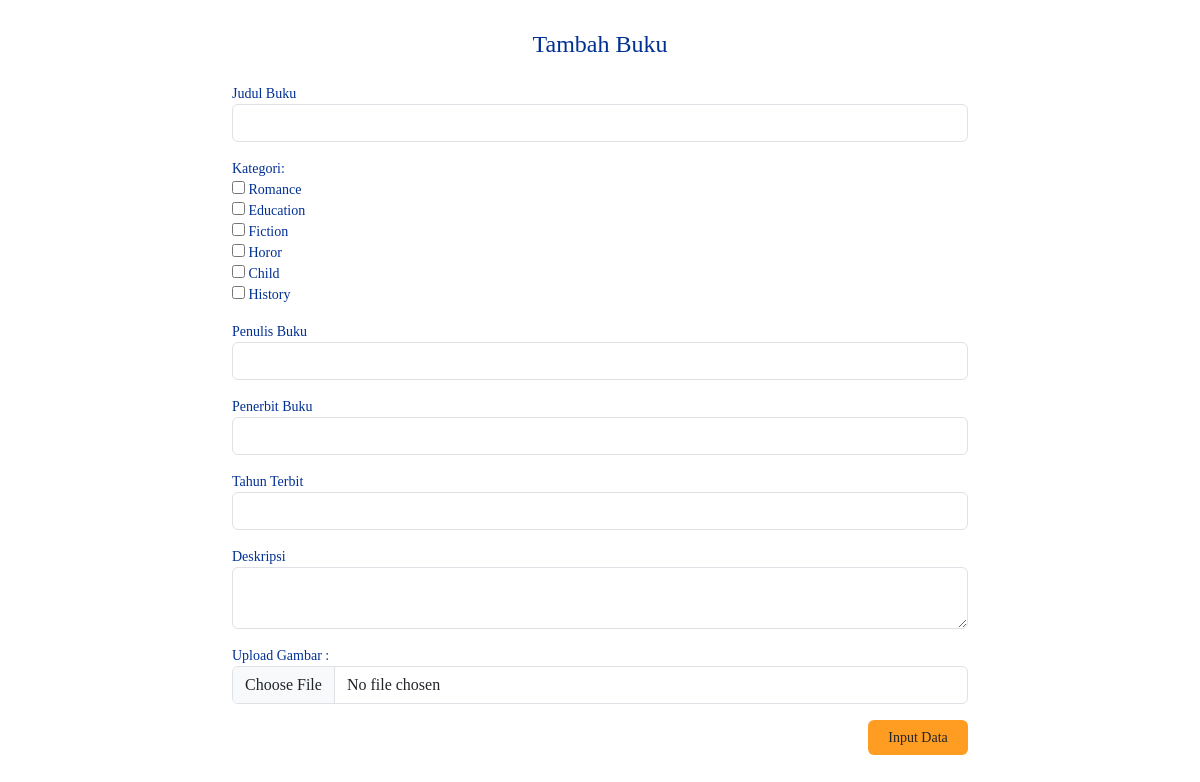
The app's page /back_end/petugas/pages/input_buku.php with its own data.
### tables this page shows
CREATE TABLE `tb_kategoribuku` (
  `id_kategori` int(11) NOT NULL,
  `nama_kategori` varchar(255) NOT NULL,
  `gambar_kategori` varchar(255) NOT NULL
);

### back_end/petugas/pages/input_buku.php (the view, shortened to what this page needs)
<?php
include "../../lib/koneksi.php";
$stmt = $pdo->prepare("SELECT * FROM tb_kategoribuku");
$stmt->execute();
$kategoriList = $stmt->fetchAll();
?>
<!doctype html>
<html lang="en">
<head>
    <link href="https://cdn.jsdelivr.net/npm/bootstrap@5.3.3/dist/css/bootstrap.min.css" rel="stylesheet"
>
</head>
<body>
    <div class="container">
        <div class="row justify-content-center">
            <div class="col-md-8">
                <center>
                    <h4 class="mb-4">Tambah Buku</h4>
                </center>
                <form action="" method="post" enctype="multipart/form-data">
                    <div class="mb-3">
                        <label>Judul Buku</label>
                        <input type="text" name="title" class="form-control">
                    </div>
                    <div class="mb-3">
                    <label>Kategori:</label><br>
                    <?php foreach ($kategoriList as $kat): ?>
                        <input type="checkbox" name="kategori[]" value="<?= $kat['id_kategori'] ?>"> <?= $kat['nama_kategori'] ?><br>
                    <?php endforeach; ?>
                    </div>
                    <div class="mb-3">
                        <label>Penulis Buku</label>
                        <input type="text" name="writter" class="form-control">
                    </div>
                    <div class="mb-3">
                        <label>Penerbit Buku</label>
                        <input type="text" name="publish" class="form-control">
                    </div>
                    <div class="mb-3">
                        <label>Tahun Terbit</label>
                        <input type="text" name="year" class="form-control">
                    </div>
                    <div class="mb-3">
                        <label>Deskripsi</label>
                        <textarea type="text" name="desk" class="form-control"></textarea>
                    </div>
                    <div class="mb-3">
                        <label>Upload Gambar :</label>
                        <input type="file" name="gbr" class="form-control" required>
                    </div>
                    <button type="submit" class="btn btn-md">Input Data</button>
                </form>
            </div>
        </div>
    </div>
</body>
</html>

### back_end/petugas/pages/input_buku.php (style rules this page uses)
.container { font-size: 14px; font-family: biasa; color: #003092; }
.col-md-8 { margin-top: 30px; }
.col-md-8 h4 { font-family: aes; color: #003092; }
.btn { background-color: #FF9D23; width: 100px; height: auto; float: right; font-size: 14px; }

### records on screen
tb_kategoribuku: nama_kategori "Romance"
tb_kategoribuku: nama_kategori "Education"
tb_kategoribuku: nama_kategori "Fiction"
tb_kategoribuku: nama_kategori "Horor"
tb_kategoribuku: nama_kategori "Child"
tb_kategoribuku: nama_kategori "History"
